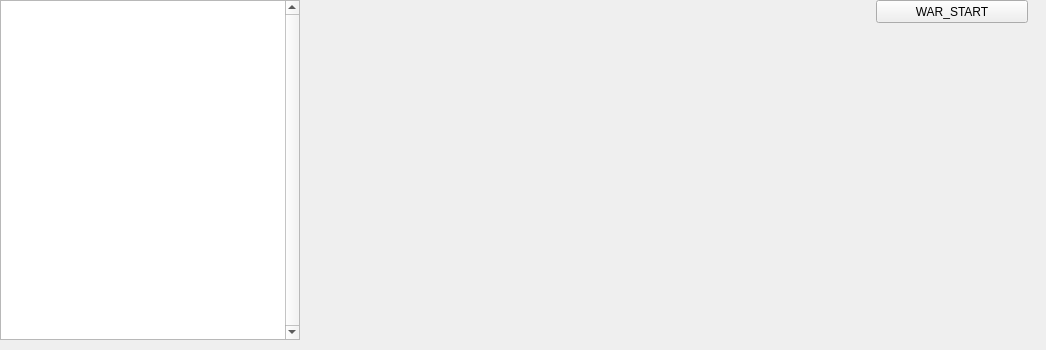
               <widget class="QWidget" name="page_3">
                <widget class="QWidget" name="widget_2" native="true">
                 <property name="geometry">
                  <rect>
                   <x>296</x>
                   <y>0</y>
                   <width>741</width>
                   <height>341</height>
                  </rect>
                 </property>
                 <widget class="QLabel" name="lb_wizard_black">
                  <property name="geometry">
                   <rect>
                    <x>370</x>
                    <y>120</y>
                    <width>291</width>
                    <height>191</height>
                   </rect>
                  </property>
                  <property name="sizePolicy">
                   <sizepolicy hsizetype="Fixed" vsizetype="Fixed">
                    <horstretch>0</horstretch>
                    <verstretch>0</verstretch>
                   </sizepolicy>
                  </property>
                  <property name="minimumSize">
                   <size>
                    <width>100</width>
                    <height>191</height>
                   </size>
                  </property>
                  <property name="styleSheet">
                   <string notr="true"/>
                  </property>
                  <property name="text">
                   <string/>
                  </property>
                  <property name="pixmap">
                   <pixmap>../wizard_black/walk1.png</pixmap>
                  </property>
                  <property name="alignment">
                   <set>Qt::AlignCenter</set>
                  </property>
                  <property name="margin">
                   <number>-12</number>
                  </property>
                 </widget>
                 <widget class="QLabel" name="lb_swordman">
                  <property name="geometry">
                   <rect>
                    <x>50</x>
                    <y>120</y>
                    <width>401</width>
                    <height>190</height>
                   </rect>
                  </property>
                  <property name="sizePolicy">
                   <sizepolicy hsizetype="Fixed" vsizetype="Fixed">
                    <horstretch>0</horstretch>
                    <verstretch>0</verstretch>
                   </sizepolicy>
                  </property>
                  <property name="minimumSize">
                   <size>
                    <width>400</width>
                    <height>190</height>
                   </size>
                  </property>
                  <property name="styleSheet">
                   <string notr="true"/>
                  </property>
                  <property name="text">
                   <string/>
                  </property>
                  <property name="pixmap">
                   <pixmap>../swordsman/walk1.png</pixmap>
                  </property>
                  <property name="alignment">
                   <set>Qt::AlignCenter</set>
                  </property>
                  <property name="margin">
                   <number>-12</number>
                  </property>
                 </widget>
                 <widget class="QLabel" name="lb_wizard_red">
                  <property name="geometry">
                   <rect>
                    <x>270</x>
                    <y>120</y>
                    <width>180</width>
                    <height>200</height>
                   </rect>
                  </property>
                  <property name="sizePolicy">
                   <sizepolicy hsizetype="Fixed" vsizetype="Fixed">
                    <horstretch>0</horstretch>
                    <verstretch>0</verstretch>
                   </sizepolicy>
                  </property>
                  <property name="minimumSize">
                   <size>
                    <width>180</width>
                    <height>200</height>
                   </size>
                  </property>
                  <property name="maximumSize">
                   <size>
                    <width>100</width>
                    <height>110</height>
                   </size>
                  </property>
                  <property name="styleSheet">
                   <string notr="true"/>
                  </property>
                  <property name="text">
                   <string/>
                  </property>
                  <property name="pixmap">
                   <pixmap>../wizard_red/walk1.png</pixmap>
                  </property>
                  <property name="scaledContents">
                   <bool>false</bool>
                  </property>
                  <property name="alignment">
                   <set>Qt::AlignCenter</set>
                  </property>
                  <property name="margin">
                   <number>-12</number>
                  </property>
                 </widget>
                 <widget class="QLabel" name="lb_archer">
                  <property name="geometry">
                   <rect>
                    <x>80</x>
                    <y>120</y>
                    <width>170</width>
                    <height>190</height>
                   </rect>
                  </property>
                  <property name="sizePolicy">
                   <sizepolicy hsizetype="Fixed" vsizetype="Fixed">
                    <horstretch>0</horstretch>
                    <verstretch>0</verstretch>
                   </sizepolicy>
                  </property>
                  <property name="minimumSize">
                   <size>
                    <width>170</width>
                    <height>190</height>
                   </size>
                  </property>
                  <property name="maximumSize">
                   <size>
                    <width>100</width>
                    <height>110</height>
                   </size>
                  </property>
                  <property name="styleSheet">
                   <string notr="true"/>
                  </property>
                  <property name="text">
                   <string/>
                  </property>
                  <property name="pixmap">
                   <pixmap>../archer/walk1.png</pixmap>
                  </property>
                  <property name="alignment">
                   <set>Qt::AlignCenter</set>
                  </property>
                  <property name="margin">
                   <number>-12</number>
                  </property>
                 </widget>
                 <widget class="QLabel" name="lb_warrior">
                  <property name="geometry">
                   <rect>
                    <x>-40</x>
                    <y>120</y>
                    <width>185</width>
                    <height>500</height>
                   </rect>
                  </property>
                  <property name="sizePolicy">
                   <sizepolicy hsizetype="Preferred" vsizetype="Preferred">
                    <horstretch>0</horstretch>
                    <verstretch>0</verstretch>
                   </sizepolicy>
                  </property>
                  <property name="minimumSize">
                   <size>
                    <width>185</width>
                    <height>203</height>
                   </size>
                  </property>
                  <property name="maximumSize">
                   <size>
                    <width>100</width>
                    <height>110</height>
                   </size>
                  </property>
                  <property name="text">
                   <string/>
                  </property>
                  <property name="pixmap">
                   <pixmap>../warrior/walk1.png</pixmap>
                  </property>
                  <property name="alignment">
                   <set>Qt::AlignCenter</set>
                  </property>
                  <property name="wordWrap">
                   <bool>false</bool>
                  </property>
                  <property name="margin">
                   <number>-12</number>
                  </property>
                  <property name="indent">
                   <number>-1</number>
                  </property>
                 </widget>
                 <widget class="QLabel" name="lb_wizard_white">
                  <property name="geometry">
                   <rect>
                    <x>570</x>
                    <y>120</y>
                    <width>111</width>
                    <height>210</height>
                   </rect>
                  </property>
                  <property name="sizePolicy">
                   <sizepolicy hsizetype="Fixed" vsizetype="Fixed">
                    <horstretch>0</horstretch>
                    <verstretch>0</verstretch>
                   </sizepolicy>
                  </property>
                  <property name="minimumSize">
                   <size>
                    <width>100</width>
                    <height>210</height>
                   </size>
                  </property>
                  <property name="styleSheet">
                   <string notr="true"/>
                  </property>
                  <property name="text">
                   <string/>
                  </property>
                  <property name="pixmap">
                   <pixmap>../wizard_white/attack1.png</pixmap>
                  </property>
                  <property name="alignment">
                   <set>Qt::AlignCenter</set>
                  </property>
                  <property name="margin">
                   <number>-12</number>
                  </property>
                 </widget>
                 <widget class="QPushButton" name="war_start_2">
                  <property name="geometry">
                   <rect>
                    <x>580</x>
                    <y>0</y>
                    <width>152</width>
                    <height>23</height>
                   </rect>
                  </property>
                  <property name="text">
                   <string>WAR_START</string>
                  </property>
                 </widget>
                </widget>
                <widget class="QTextEdit" name="battle_dialog_2">
                 <property name="geometry">
                  <rect>
                   <x>0</x>
                   <y>0</y>
                   <width>300</width>
                   <height>340</height>
                  </rect>
                 </property>
                 <property name="sizePolicy">
                  <sizepolicy hsizetype="MinimumExpanding" vsizetype="MinimumExpanding">
                   <horstretch>0</horstretch>
                   <verstretch>0</verstretch>
                  </sizepolicy>
                 </property>
                 <property name="minimumSize">
                  <size>
                   <width>250</width>
                   <height>340</height>
                  </size>
                 </property>
                 <property name="maximumSize">
                  <size>
                   <width>300</width>
                   <height>340</height>
                  </size>
                 </property>
                 <property name="contextMenuPolicy">
                  <enum>Qt::DefaultContextMenu</enum>
                 </property>
                 <property name="verticalScrollBarPolicy">
                  <enum>Qt::ScrollBarAlwaysOn</enum>
                 </property>
                 <property name="readOnly">
                  <bool>true</bool>
                 </property>
                </widget>
               </widget>
